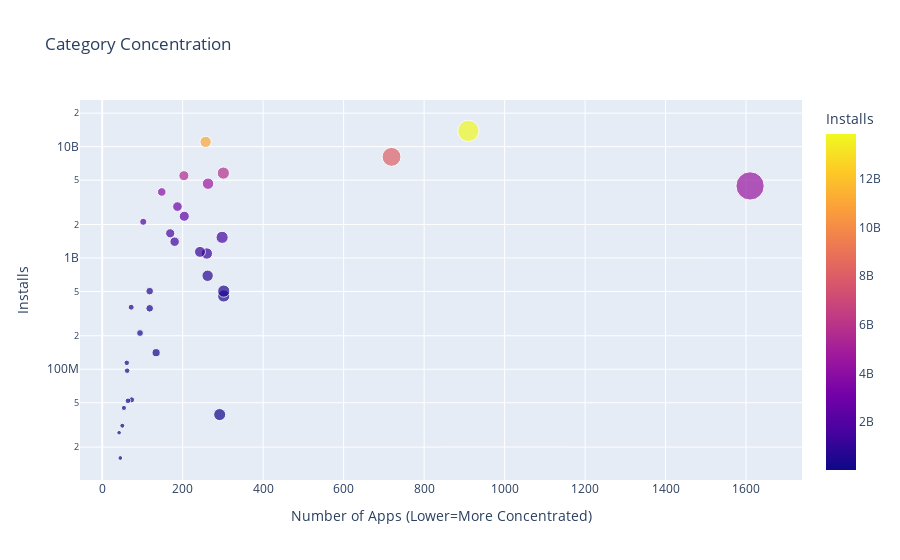

Source (notebook cell):
### Code cell
scatter = px.scatter(data_frame=installs_merge,
                     x='Category',
                     y="Installs",
                     size="Category",
                     hover_name=installs_merge.index,
                     color="Installs",
                     title="Category Concentration")

scatter.update_layout(xaxis_title="Number of Apps (Lower=More Concentrated)",
                      yaxis_title="Installs",
                      yaxis=dict(type='log'))
scatter.show()

### Figure 1 — Plotly figure (JSON) as saved in the notebook; plotly's stock layout.template omitted (floating-point values rounded to 4 significant figures)
{"data": [{"hovertemplate": "<b>%{hovertext}</b><br><br>Category=%{marker.size}<br>Installs=%{marker.color}<extra></extra>", "hovertext": ["FAMILY", "GAME", "TOOLS", "FINANCE", "LIFESTYLE", "PRODUCTIVITY", "PERSONALIZATION", "MEDICAL", "PHOTOGRAPHY", "BUSINESS", "SPORTS", "COMMUNICATION", "HEALTH_AND_FITNESS", "NEWS_AND_MAGAZINES", "SOCIAL", "TRAVEL_AND_LOCAL", "SHOPPING", "BOOKS_AND_REFERENCE", "VIDEO_PLAYERS", "DATING", "EDUCATION", "MAPS_AND_NAVIGATION", "ENTERTAINMENT", "FOOD_AND_DRINK", "AUTO_AND_VEHICLES", "WEATHER", "LIBRARIES_AND_DEMO", "HOUSE_AND_HOME", "ART_AND_DESIGN", "COMICS", "PARENTING", "EVENTS", "BEAUTY"], "legendgroup": "", "marker": {"color": [4437579590, 13858762717, 8099724500, 455312400, 503742120, 5788070180, 1532352930, 39162676, 4649143130, 692018120, 1096431465, 11039241530, 1134006220, 2369110650, 5487841475, 2894859300, 1400331540, 1665791655, 3916897200, 140912410, 352852000, 503267560, 2113660000, 211677750, 53129800, 361096500, 52083000, 97082000, 114233100, 44931100, 31116110, 15949410, 26916200], "coloraxis": "coloraxis", "size": [1610, 910, 719, 302, 302, 301, 298, 292, 263, 262, 260, 257, 243, 204, 203, 187, 180, 169, 148, 134, 118, 118, 102, 94, 73, 72, 64, 62, 61, 54, 50, 45, 42], "sizemode": "area", "sizeref": 4.025, "symbol": "circle"}, "mode": "markers", "name": "", "orientation": "v", "showlegend": false, "type": "scatter", "x": [1610, 910, 719, 302, 302, 301, 298, 292, 263, 262, 260, 257, 243, 204, 203, 187, 180, 169, 148, 134, 118, 118, 102, 94, 73, 72, 64, 62, 61, 54, 50, 45, 42], "xaxis": "x", "y": [4437579590, 13858762717, 8099724500, 455312400, 503742120, 5788070180, 1532352930, 39162676, 4649143130, 692018120, 1096431465, 11039241530, 1134006220, 2369110650, 5487841475, 2894859300, 1400331540, 1665791655, 3916897200, 140912410, 352852000, 503267560, 2113660000, 211677750, 53129800, 361096500, 52083000, 97082000, 114233100, 44931100, 31116110, 15949410, 26916200], "yaxis": "y"}], "layout": {"coloraxis": {"colorbar": {"title": {"text": "Installs"}}, "colorscale": [[0, "#0d0887"], [0.1111, "#46039f"], [0.2222, "#7201a8"], [0.3333, "#9c179e"], [0.4444, "#bd3786"], [0.5556, "#d8576b"], [0.6667, "#ed7953"], [0.7778, "#fb9f3a"], [0.8889, "#fdca26"], [1, "#f0f921"]]}, "legend": {"itemsizing": "constant", "tracegroupgap": 0}, "title": {"text": "Category Concentration"}, "xaxis": {"anchor": "y", "domain": [0, 1], "title": {"text": "Number of Apps (Lower=More Concentrated)"}}, "yaxis": {"anchor": "x", "domain": [0, 1], "title": {"text": "Installs"}, "type": "log"}}}
